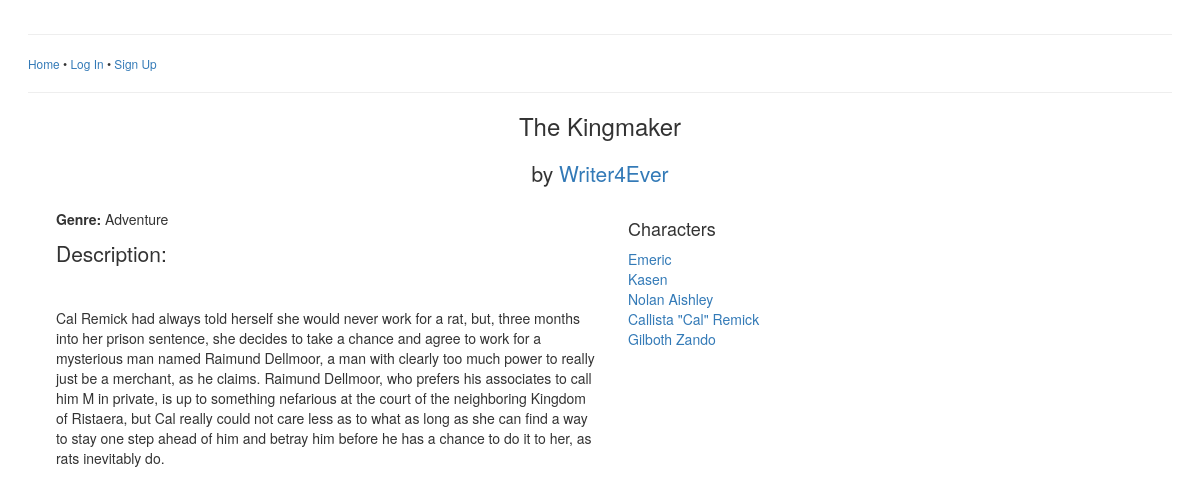
Screenshot of /viewbook.php?book_id=12 with the database file from the repository.
### tables this page shows
CREATE TABLE `book_info` (
  `book_id` int(11) NOT NULL AUTO_INCREMENT,
  `title` varchar(100) DEFAULT NULL,
  `description` mediumtext,
  `genre` varchar(4) DEFAULT NULL,
  `user_id` int(11) DEFAULT NULL,
  `series_id` int(11) DEFAULT NULL,
  PRIMARY KEY (`book_id`)
);

CREATE TABLE `user_info` (
  `user_id` int(11) NOT NULL AUTO_INCREMENT,
  `username` varchar(20) DEFAULT NULL,
  `password` varchar(40) DEFAULT NULL,
  `bio` mediumtext,
  `picture` varchar(30) DEFAULT NULL,
  `gender` varchar(1) DEFAULT NULL,
  PRIMARY KEY (`user_id`)
);

CREATE TABLE `character_info` (
  `character_id` int(11) NOT NULL AUTO_INCREMENT,
  `first_name` varchar(30) DEFAULT NULL,
  `middle_name` varchar(30) DEFAULT NULL,
  `last_name` varchar(50) DEFAULT NULL,
  `gender` varchar(1) DEFAULT NULL,
  `age` int(11) DEFAULT NULL,
  `motivation` mediumtext,
  `eye_color` varchar(20) DEFAULT NULL,
  `hair_color` varchar(20) DEFAULT NULL,
  `height` varchar(10) DEFAULT NULL,
  `other_appearance` mediumtext,
  `face_model` varchar(30) DEFAULT NULL,
  `user_id` int(11) DEFAULT NULL,
  `nick_name` varchar(30) DEFAULT NULL,
  `alias` varchar(30) DEFAULT NULL,
  `occupation` varchar(50) DEFAULT NULL,
  PRIMARY KEY (`character_id`)
);

### Book.php (the view, shortened to what this page needs)
<?php
    class Book {
        public function displayBook($row) {
            $display_string = '<h3 class="text-center">' . $row['title'] . '</h3>';
            $display_string .= '<h3 class="text-center lead">by <a href="viewuser.php?user_id=' . $row['user_id'] . '">' . $row['username'] . '</a></h3>';
            $display_string .= "<section class='halfDescription'>";
            if (!empty($row['genre'])) {
                $display_string .= "<p><b>Genre:</b> ";
                switch($row['genre']) {
                case "ADVE":
                    $display_string .= "Adventure";
                    break;
                }
                $display_string .= "</p>";
            }
            if (!empty($row['description'])) {
                $display_string .= '<p><span class="lead">Description: </span>' . $row['description'] . '</p>';
            }
            $display_string .= "</section>";
            return $display_string;
        }
        public function displayCharacters() {
        $dbc = mysqli_connect(DB_HOST, DB_USER, DB_PASSWORD, DB_NAME);
        $query = "SELECT character_id, first_name, last_name, nick_name FROM character_info INNER JOIN book_character_linking_table USING (character_id) INNER JOIN book_info USING (book_id) WHERE book_id = '" . $_GET['book_id'] . "' ORDER BY last_name, first_name";
        $data = mysqli_query($dbc, $query);
        $total = mysqli_num_rows($data);
        $display_string = "<section class='halfDescription'>";
        $display_string .= "<h4>Characters</h4>";
        if ($total == 0) {
            $display_string .= '<p>No characters found</p>';
        }
        else {
            $display_string .= "<table>";
            while ($row = mysqli_fetch_array($data)) {
                $display_string .= "<tr><td>";
                if ($row['nick_name'] == null) {
                    $display_string .= "<a href='viewcharacter.php?character_id=" . $row['character_id'] . "'>" . $row['first_name'] . " " . $row['last_name'] . "</a>";
                }
                else {
                    $display_string .= "<a href='viewcharacter.php?character_id=" . $row['character_id'] . "'>" . $row['first_name'] . ' "' . $row['nick_name'] . '" ' . $row['last_name'] . "</a>";
                }
                $display_string .= "</td></tr>";
            }
            $display_string .= "</table>";
        }
        return $display_string;
        }
    }
?>

### projectFour.css (style rules this page uses)
header, footer, nav, section, article, aside { display: block; }
body { padding-top: 1em; padding-left: 2em; padding-right: 2em; }
section.halfDescription { width: 50%; float: left; padding-left: 2em; }

### rows the page displays
book_info: title "The Kingmaker", user.username "Writer4Ever", genre "Adventure", description "Cal Remick had always told herself she would never work for a rat, but, three months into her prison sentence, she decides to take a chance and agree to work for a mysterious man named Raimund Dellmoor, a man with clearly too much power to really just be a merchant, as he claims. Raimund Dellmoor, who prefers his associates to call him M in private, is up to something nefarious at the court of the neighboring Kingdom of Ristaera, but Cal really could not care less as to what as long as she can find a way to stay one step ahead of him and betray him before he has a chance to do it to her, as rats inevitably do."
character_info: first_name "Emeric"
character_info: first_name "Kasen"
character_info: first_name "Nolan", last_name "Aishley"
character_info: first_name "Callista", nick_name "Cal", last_name "Remick"
character_info: first_name "Gilboth", last_name "Zando"
